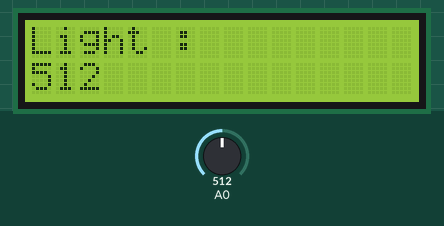
Recording of a sketch running on a simulated Arduino Uno, built with avr-gcc and run on an emulated ATmega328P. On the bench: 16×2 character LCD. Inputs (shaded band) come from the test bench; at power-on: A0 = 512.

Above: at 1.2 s.
1.3 s: A0 set to 716
At 2.5 s:
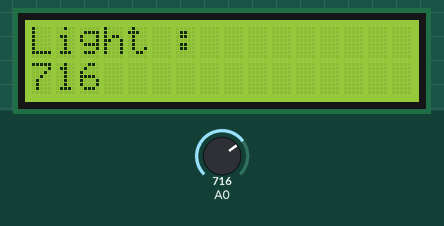
3.6 s: A0 set to 900
At 5.1 s:
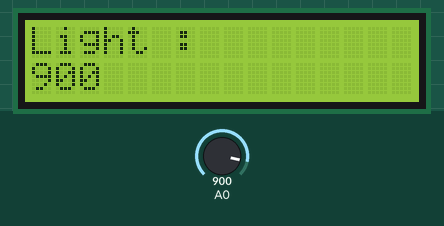
5.6 s: A0 set to 1023
At 6.6 s:
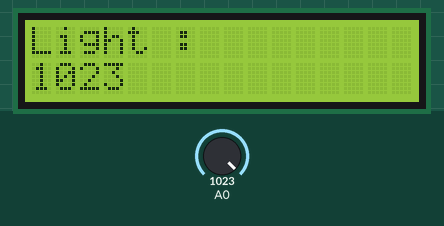
Timing chart, 0 to 8.6 s (numbered marks = the images above; inputs shaded):
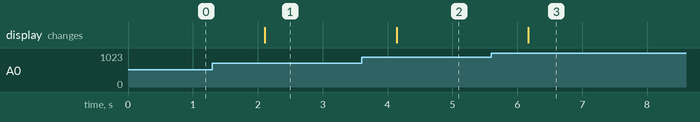

Measured:
- after the input at 1.3 s, the display: changes after 0.81 s (image 1)
- after the input at 3.6 s, the display: changes after 0.54 s (image 2)
- after the input at 5.6 s, the display: changes after 0.57 s (image 3)

The sketch:

lcdLight.ino
```cpp
#include <Wire.h>
#include <hd44780.h>
#include <hd44780ioClass/hd44780_I2Cexp.h>

hd44780_I2Cexp mylcd;

void setup() {
  // put your setup code here, to run once:
  mylcd.init();
  mylcd.backlight();
}

void loop() {
  // put your main code here, to run repeatedly:
  int light = analogRead(A0);

  mylcd.clear();
  mylcd.setCursor(0,0);
  mylcd.print("Light : ");
  mylcd.setCursor(0,1);
  mylcd.print(light);
  delay(1000);
}
```
